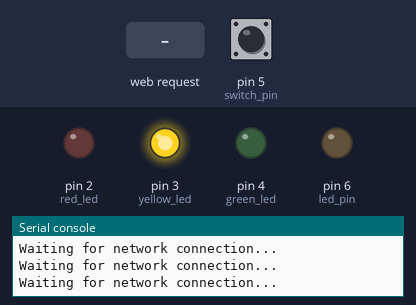
The program below on a simulated MicroPython board. On the bench: output pins drawn as LEDs (lit = HIGH), the last lines printed to the serial console. Inputs (shaded band) come from the test bench; at power-on: pin 5 (switch_pin) HIGH. The clock reads 2024-03-15 10:24:30 at power-on unless the program sets it; files the program writes start out absent; files that are not in the repository are absent.

Above: at 0.1 s.
At 2.7 s:
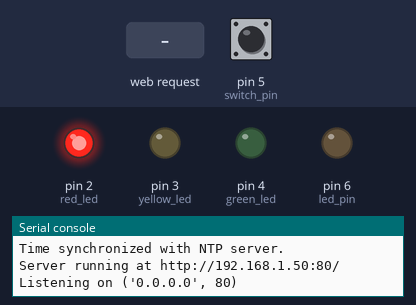
2.8 s: HTTP request GET /style.css received
4.3 s: HTTP request GET / received
5.8 s: HTTP request GET /toggle received
Timing chart, 0 to 8.8 s (numbered marks = the images above; inputs shaded):
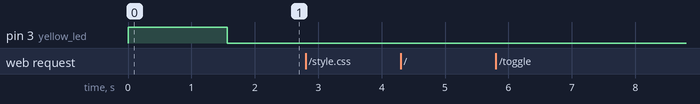

The program:

main.py
```python
import socket
import machine
import network
import os
import time
import ntptime  # Module for obtaining time from NTP server

# Project Name
PROJECT_NAME = "netPowerSwitch"

# Initialize GPIO pin 6
led_pin = machine.Pin(6, machine.Pin.OUT)

# Define LED pins
red_led = machine.Pin(2, machine.Pin.OUT)
yellow_led = machine.Pin(3, machine.Pin.OUT)
green_led = machine.Pin(4, machine.Pin.OUT)

# Define the physical switch pin
switch_pin = machine.Pin(5, machine.Pin.IN, machine.Pin.PULL_UP)

# File to store settings
SETTINGS_FILE = "settings.txt"
SESSION_TIMEOUT = 3600  # 1 hour in seconds
NTP_SERVER = "pool.ntp.org"  # Default NTP server

# Default configuration
PASSWORD = "mypassword"
default_network_mode = "dhcp"
static_ip_config = {
    "ip": "192.168.1.100",
    "subnet": "255.255.255.0",
    "gateway": "192.168.1.1",
    "dns": "8.8.8.8"
}

# Track authenticated sessions
last_access_time = None

# Load settings from file
def load_settings():
    global PASSWORD, default_network_mode, static_ip_config, NTP_SERVER
    try:
        with open(SETTINGS_FILE, "r") as f:
            lines = f.readlines()
            PASSWORD = lines[0].strip()
            default_network_mode = lines[1].strip()
            static_ip_config["ip"] = lines[2].strip()
            static_ip_config["subnet"] = lines[3].strip()
            static_ip_config["gateway"] = lines[4].strip()
            static_ip_config["dns"] = lines[5].strip()
            if len(lines) > 6:
                NTP_SERVER = lines[6].strip()
            print("Settings loaded.")
    except (OSError, IndexError):
        print("Using default settings.")
        save_settings()

# Save settings to file
def save_settings():
    global PASSWORD, default_network_mode, static_ip_config, NTP_SERVER
    try:
        with open(SETTINGS_FILE, "w") as f:
            f.write(f"{PASSWORD}\n")
            f.write(f"{default_network_mode}\n")
            f.write(f"{static_ip_config['ip']}\n")
            f.write(f"{static_ip_config['subnet']}\n")
            f.write(f"{static_ip_config['gateway']}\n")
            f.write(f"{static_ip_config['dns']}\n")
            f.write(f"{NTP_SERVER}\n")
        print("Settings saved.")
    except OSError as e:
        print("Failed to save settings:", e)

# Check authentication session
def is_authenticated():
    global last_access_time
    if last_access_time is None:
        return False
    if time.time() - last_access_time > SESSION_TIMEOUT:
        last_access_time = None
        return False
    return True

# Update the last access time
def update_session():
    global last_access_time
    last_access_time = time.time()

# Synchronize time with NTP server
def synchronize_time():
    global NTP_SERVER
    try:
        ntptime.host = NTP_SERVER
        ntptime.settime()
        print("Time synchronized with NTP server.")
    except Exception as e:
        print("Failed to synchronize time:", e)

# Update LED states based on initialization and GPIO state
def update_led_states(initializing):
    if initializing:
        yellow_led.on()
        red_led.off()
        green_led.off()
    else:
        yellow_led.off()
        if led_pin.value():
            red_led.off()
            green_led.on()
        else:
            red_led.on()
            green_led.off()

# Handle the switch press to toggle GPIO state
def handle_switch():
    if not switch_pin.value():  # Switch is pressed
        time.sleep(0.1)  # Debounce delay
        if not switch_pin.value():  # Confirm switch press
            toggle_pin()

# Toggle the state of the GPIO pin
def toggle_pin():
    led_pin.value(not led_pin.value())
    update_led_states(False)

# Get the current state of the GPIO pin
def get_pin_state():
    return led_pin.value()

# Parse POST data
def parse_post_data(request):
    try:
        post_data = request.split("\r\n\r\n", 1)[1]
        data = dict(pair.split("=") for pair in post_data.split("&"))
        return data
    except Exception:
        return {}

# Load HTML templates
def load_html_template(template_name):
    try:
        with open(f"templates/{template_name}.html", "r") as f:
            return f.read()
    except OSError as e:
        print(f"Failed to load template {template_name}: {e}")
        return "<html><body><h1>Error Loading Page</h1></body></html>"

# Load static files like CSS
def load_static_file(filename):
    try:
        with open(f"templates/{filename}", "r") as f:
            return f.read()
    except OSError as e:
        print(f"Failed to load static file {filename}: {e}")
        return None

# Initialize the network connection
def initialize_network():
    nic = network.WIZNET5K(machine.SPI(0), machine.Pin(15), machine.Pin(14))
    nic.active(True)

    if default_network_mode == "dhcp":
        nic.ifconfig('dhcp')
        while not nic.isconnected():
            print("Waiting for network connection...")
    else:
        static_config = (
            static_ip_config["ip"],
            static_ip_config["subnet"],
            static_ip_config["gateway"],
            static_ip_config["dns"]
        )
        nic.ifconfig(static_config)
        print("Static network configured.")

    print("Network connected with IP:", nic.ifconfig()[0])
    return nic.ifconfig()[0]

# Start a simple web server
def start_server():
    global PASSWORD, default_network_mode, static_ip_config, NTP_SERVER
    load_settings()
    update_led_states(True)
    ip_address = initialize_network()
    synchronize_time()
    print("Server running at http://{}:80/".format(ip_address))
    update_led_states(False)

    # Create a socket
    addr = socket.getaddrinfo('0.0.0.0', 80)[0][-1]
    s = socket.socket()
    s.bind(addr)
    s.listen(1)

    print('Listening on', addr)

    while True:
        handle_switch()  # Check switch state

        # Accept client connection
        cl, addr = s.accept()
        print('Client connected from', addr)
        try:
            # Receive request
            request = cl.recv(1024).decode('utf-8')
            print('Request:', request)

            if '/style.css' in request:
                css_content = load_static_file("style.css")
                if css_content:
                    cl.send('HTTP/1.0 200 OK\r\nContent-type: text/css\r\n\r\n')
                    cl.send(css_content)
                else:
                    cl.send('HTTP/1.0 404 Not Found\r\n\r\n')
            elif not is_authenticated():
                if 'POST' in request and '/' in request:
                    post_data = parse_post_data(request)
                    if post_data.get('password') == PASSWORD:
                        update_session()
                        pin_state = get_pin_state()
                        state_text = 'ON' if pin_state else 'OFF'
                        button_class = 'on' if pin_state else 'off'
                        response = load_html_template("control").format(
                            button_class=button_class,
                            state=state_text
                        )
                    else:
                        response = load_html_template("login")
                else:
                    response = load_html_template("login")
                cl.send('HTTP/1.0 200 OK\r\nContent-type: text/html\r\n\r\n')
                cl.send(response)
            else:
                update_session()
                if '/toggle' in request:
                    toggle_pin()
                    pin_state = get_pin_state()
                    state_text = 'ON' if pin_state else 'OFF'
                    button_class = 'on' if pin_state else 'off'
                    response = load_html_template("control").format(
                        button_class=button_class,
                        state=state_text
                    )
                else:
                    pin_state = get_pin_state()
                    state_text = 'ON' if pin_state else 'OFF'
                    button_class = 'on' if pin_state else 'off'
                    response = load_html_template("control").format(
                        button_class=button_class,
                        state=state_text
                    )
                cl.send('HTTP/1.0 200 OK\r\nContent-type: text/html\r\n\r\n')
                cl.send(response)
        except Exception as e:
            print('Error:', e)
        finally:
            cl.close()

# Run the server
start_server()
```
